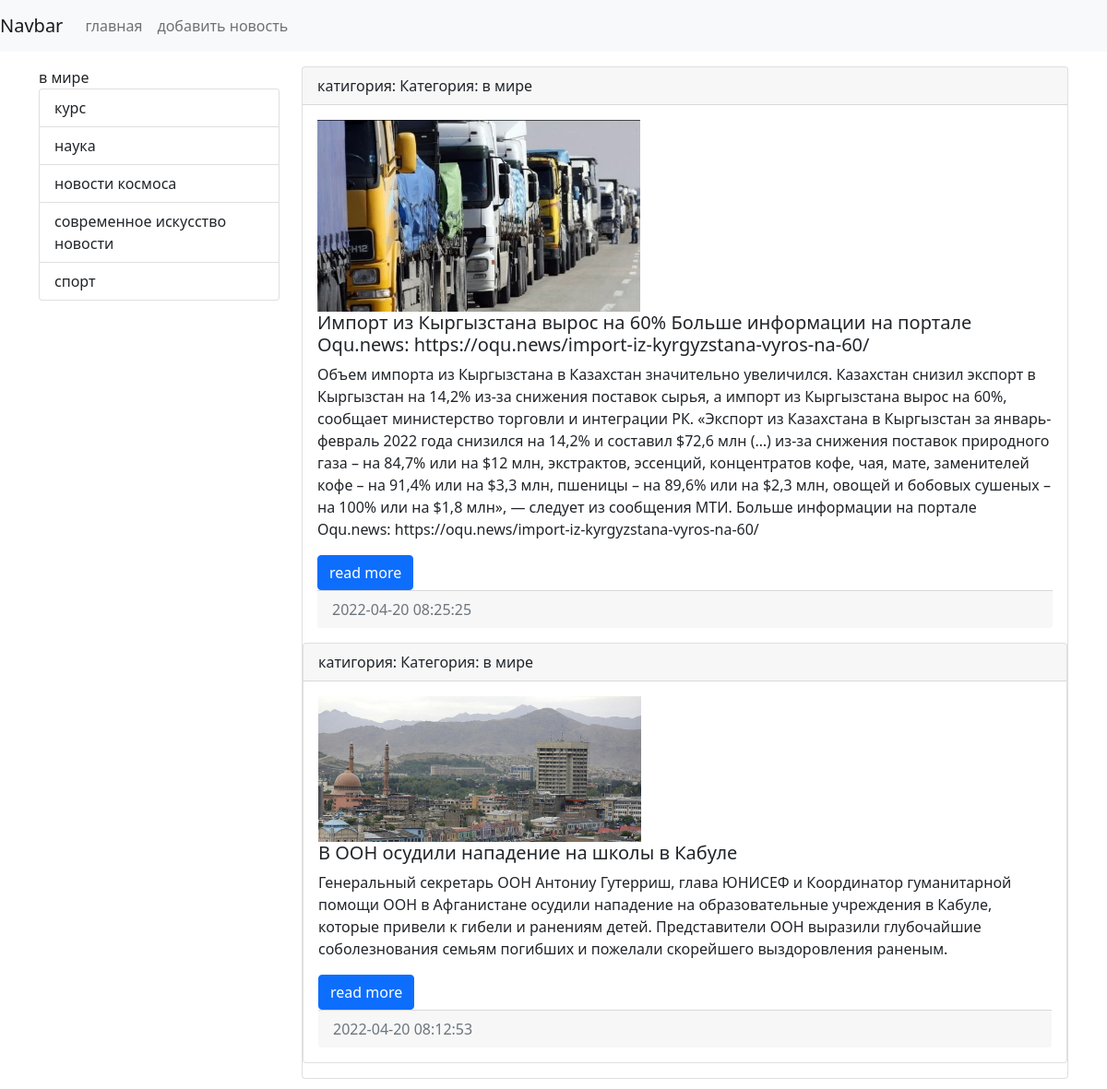
The page /category/5 on the database its author committed.
### news/models.py (models this page shows, shortened)
class Category(models.Model):
    title = models.CharField(max_length=150, db_index=True, verbose_name='Наименование категории')
    def __str__(self) -> str:
        return f'Категория: {self.title}'
    class Meta:
        verbose_name = 'Категория'
        verbose_name_plural = 'Катагерии'
        ordering = ['title']

class News(models.Model):
    title = models.CharField(max_length=150, verbose_name='Наимование')
    content = models.TextField(blank=True,verbose_name='Контент')
    created_at = models.DateTimeField(auto_now_add=True, verbose_name='Дата публикация')
    update_at = models.DateTimeField(auto_now=True, verbose_name='обновлено')
    photo = models.ImageField(upload_to='photos/%Y/%m/%d/',verbose_name='фото',blank=True)
    is_published = models.BooleanField(default=True,verbose_name='опубликовано')
    category = models.ForeignKey(Category, on_delete=models.PROTECT, null=True,verbose_name='катигория')
    class Meta:
        verbose_name = 'Новость'
        verbose_name_plural = 'Новости'
        ordering = ['-created_at']

### news/views.py (the view)
# urls.py: path('category/<int:category_id>', get_category, name = 'category'),
def get_category(request,category_id):
    news = News.objects.filter(category_id=category_id)
    categories = Category.objects.all()
    category = Category.objects.get(pk=category_id)
    return render(request,'news/category.html', {'news': news, 'categories' : categories, 'category': category})

### news/templates/news/category.html (shortened to what this page needs)
<!doctype html>
<html lang="en">
  <head>
    <link rel="stylesheet" href="https://cdn.jsdelivr.net/npm/bootstrap@5.1.3/dist/css/bootstrap.min.css"
>
</head>
<body>
<nav class="navbar navbar-expand-lg navbar-light bg-light">
    <a class="navbar-brand" href="{% url 'home' %}">Navbar</a>
    <div class="collapse navbar-collapse" id="navbarSupportedContent">
        <ul class="navbar-nav mr-auto ">
            <li class="nav-link" href="{% url 'home' %}">главная</a> </li>
            <li class="nav-link" href="{% url 'home' %}">добавить новость</a> </li>
        </ul>
    </div>
</nav>
<div class="container mt-3">
       <div class="row">
        <div class="col-md-3">
            <div class="list-group"
                {% for item  in categories %}
                <a href="{% url 'category' item.pk %}" class="list-group-item list-group-item-action">{{ item.title }}</a>
                {% endfor %}
            </div>
        </div>
        <div class="col-md-9">
            {% for item in news %}
            <div class="card mb-3">
                <div class="card-header">
                    катигория: {{ item.category }}
                </div>
                <div class="card-body">
                    <div class="media">
                        {% if item.photo %}
                            <img src="{{ item.photo.url }}" alt="" width="350" class="mr-3">
                        {% else %}
                            <img src="https://picsum.photos/id/1060/350/235/?blur=2"alt="" class="mr-3">
                        {% endif %}
                        <div class="media-body">
                            <h5 class="card-title">{{ item.title }}</h5>
                            <p class="card-text">{{ item.content }}</p>
                            <a href="#" class="btn btn-primary">read more</a>
                        </div>
                    </div>
                <div class="card-footer text-muted">
                    {{ item.created_at|date:"Y-m-d H:i:s" }}
                </div>
            </div>
            {% endfor %}
        </div>
    </div>
</div>
</body>
</html>

### rows shown on the page
Category: title "в мире"
Category: title "курс"
Category: title "наука"
Category: title "новости космоса"
Category: title "современное искусство новости"
Category: title "спорт"
News: category "Категория: в мире", photo (picture), title "Импорт из Кыргызстана вырос на 60% Больше информации на портале Oqu.news: https://oqu.news/import-iz-kyrgyzstana-vyros-na-60/", content "Объем импорта из Кыргызстана в Казахстан значительно увеличился. Казахстан снизил экспорт в Кыргызстан на 14,2% из-за снижения поставок сырья, а импорт из Кыргызстана вырос на 60%, сообщает министерство торговли и интеграции РК. «Экспорт из Казахстана в Кыргызстан за январь-февраль 2022 года снизился на 14,2% и составил $72,6 млн (…) из-за снижения поставок природного газа – на 84,7% или на $12 млн, экстрактов, эссенций, концентратов кофе, чая, мате, заменителей кофе – на 91,4% или на $3,3 млн, пшеницы – на 89,6% или на $2,3 млн, овощей и бобовых сушеных – на 100% или на $1,8 млн», — следует из сообщения МТИ. Больше информации на портале Oqu.news:…", created_at "2022-04-20 08:25:25"
News: category "Категория: в мире", photo (picture), title "В ООН осудили нападение на школы в Кабуле", content "Генеральный секретарь ООН Антониу Гутерриш, глава ЮНИСЕФ и Координатор гуманитарной помощи ООН в Афганистане осудили нападение на образовательные учреждения в Кабуле, которые привели к гибели и ранениям детей. Представители ООН выразили глубочайшие соболезнования семьям погибших и пожелали скорейшего выздоровления раненым.", created_at "2022-04-20 08:12:53"
